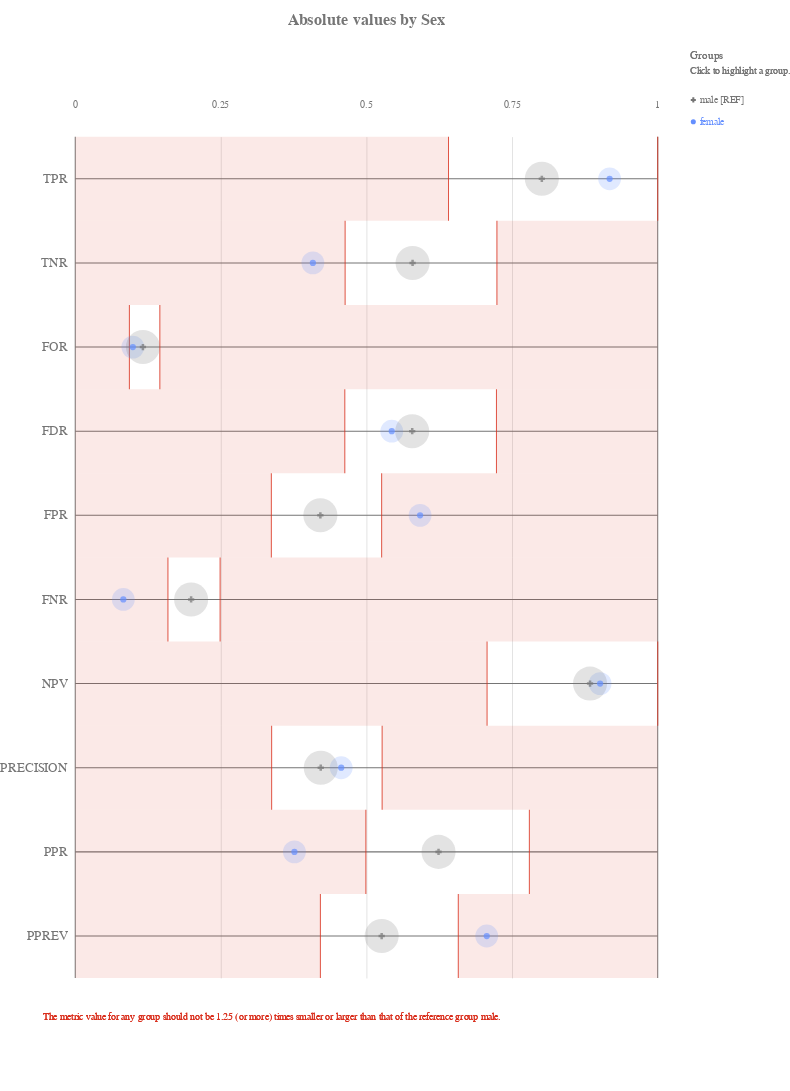

The notebook cell this image was saved under:
### Markdown cell above
#### Check how the fairness threshold maps to the absolute values of each metric

### Code cell
ap.absolute(bdf, metrics, 'Sex', fairness_threshold = disparity_tolerance)
